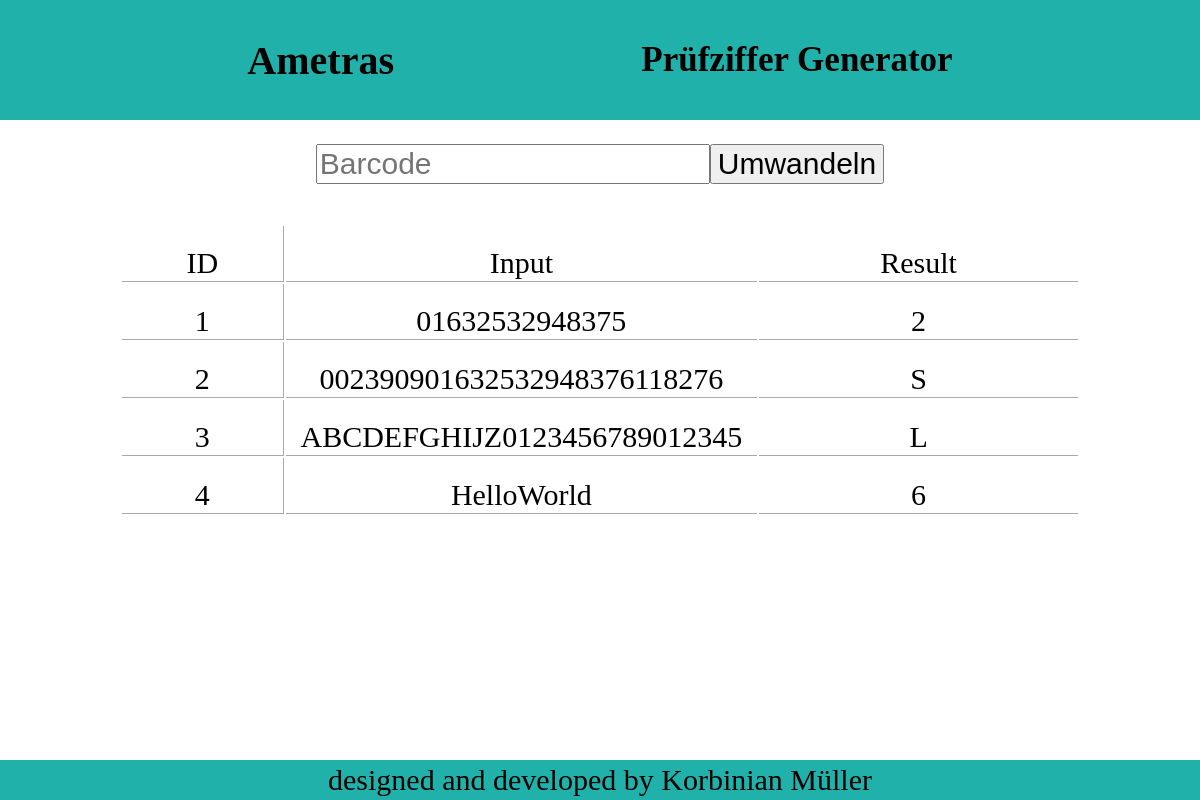
Before: / with the older database file.
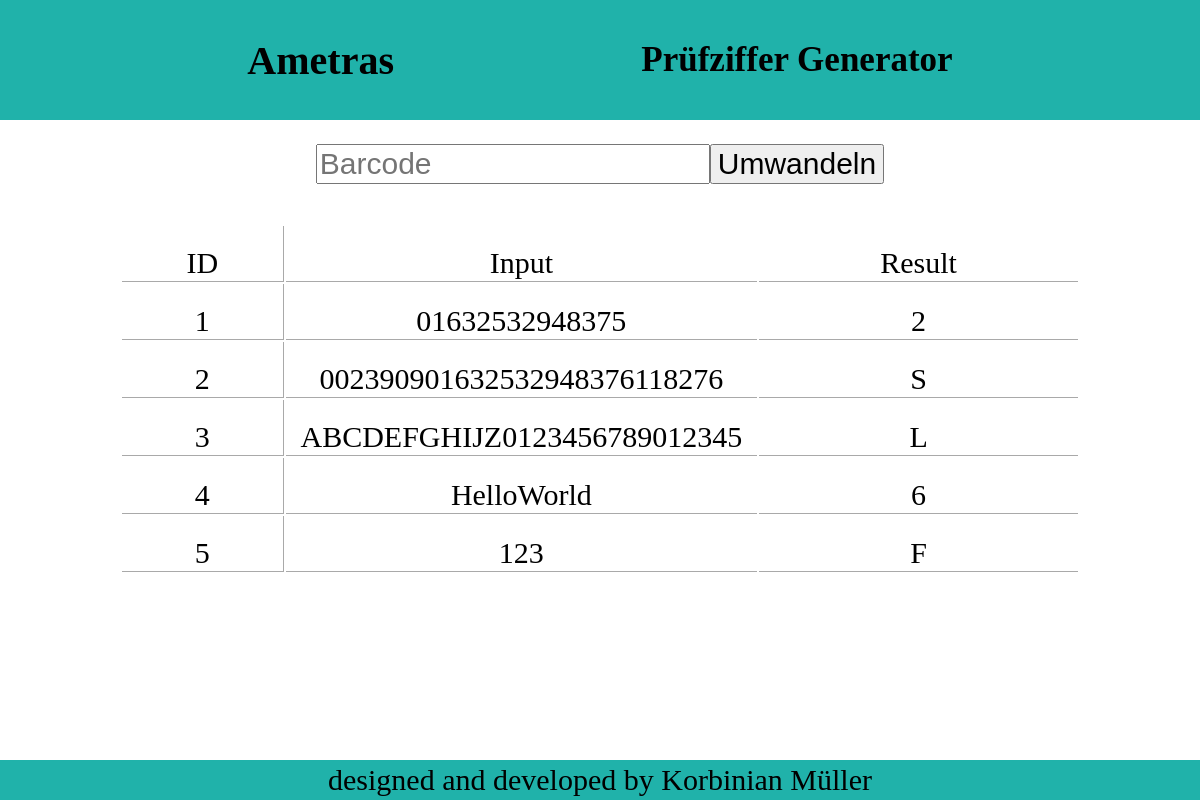
After: the same page with the newer database file.
### tables this page shows
CREATE TABLE pastCheck (id INTEGER PRIMARY KEY AUTOINCREMENT, pastInput Text, pastResult Text);

### app.py (the view)
@app.route('/')
def hello_world():
    connect = sqlite3.connect("database.db")
    cursor = connect.cursor()
    all_elements = cursor.execute("SELECT * FROM pastCheck")
    tup = all_elements.fetchall()
    allCheck = []
    for element in tup:
        allCheck.append(list(element))
    connect.commit()
    connect.close()
    return render_template("html.html", last_conversion=allCheck)

### templates/html.html (shortened to what this page needs)
<!DOCTYPE html>
<html lang="de">
<head>
    <link rel="stylesheet" href="{{  url_for('static', filename='style.css')}}">
</head>
<body>
    <div id="page">
        <header>
            <div id="header-links"><h1>Ametras</h1></div>
            <div id="header-rechts"><h3>Prüfziffer Generator</h3></div>
        </header>
        <div id="content">
            <div id="input-form-div">
                <form id="input-form" method="post" action="/api/endpoint">
                    <input typw="text" name="input" placeholder="Barcode">
                    <input type="submit" name="convert" value="Umwandeln">
                </form>
            </div>
            <div id="past-conversion">
                <div id="table-div">
                    {% if last_conversion != None %}
                    <table>
                        <tr class="a">
                            <td>ID</td>
                            <td>Input</td>
                            <td>Result</td>
                        </tr>
                        {% for row in last_conversion %}
                            <tr>
                                {% for element in row %}
                                    <td>{{ element }}</td>
                                {% endfor %}
                            </tr>
                        {% endfor %}
                    </table>
                {% endif %}
                </div>
            </div>
        </div>
        <footer> designed and developed by Korbinian Müller</footer>
    </div>
</body>
</html>

### static/style.css (style rules this page uses)
* { font-size: 30px; }
h1 { font-size: 40px; }
h3 { font-size: 35px; }
#page { position: absolute; top: 0; left: 0; width: 100%; height: 100%; }
header { position: relative; width: 100%; height: 15%; display: inline-flex; justify-content: space-evenly; background-color: lightseagreen; }
#header-links { display: inline-flex; justify-content: center; align-items: center; }
#header-rechts { display: inline-flex; justify-content: center; align-items: center; }
#content { position: relative; width: 100%; height: 75%; padding-top: 2%; overflow-y: auto; }
footer { position: absolute; bottom: 0; left: 0; height: 5%; width: 100%; background-color: lightseagreen; display: inline-flex; align-items: center; justify-content: center; }
#input-form-div { margin-bottom: 10px }
#input-form { display: inline-flex; justify-content: center; width: 100%; }
#past-conversion { position: relative; width: 100%; }
table { width: 80%; margin-right: auto; margin-left: auto; padding-top: 30px; }
td { text-align: center; padding-inline: 15px; padding-top:20px; border-bottom: 1px solid darkgray; width: 40% }
td:first-child { border-right: 1px solid darkgray; width: 20%; }
.a { border-bottom: 5px solid darkslategray; }

Changed rows visible on the page:
added pastCheck: row "5" "F", pastInput "123"
